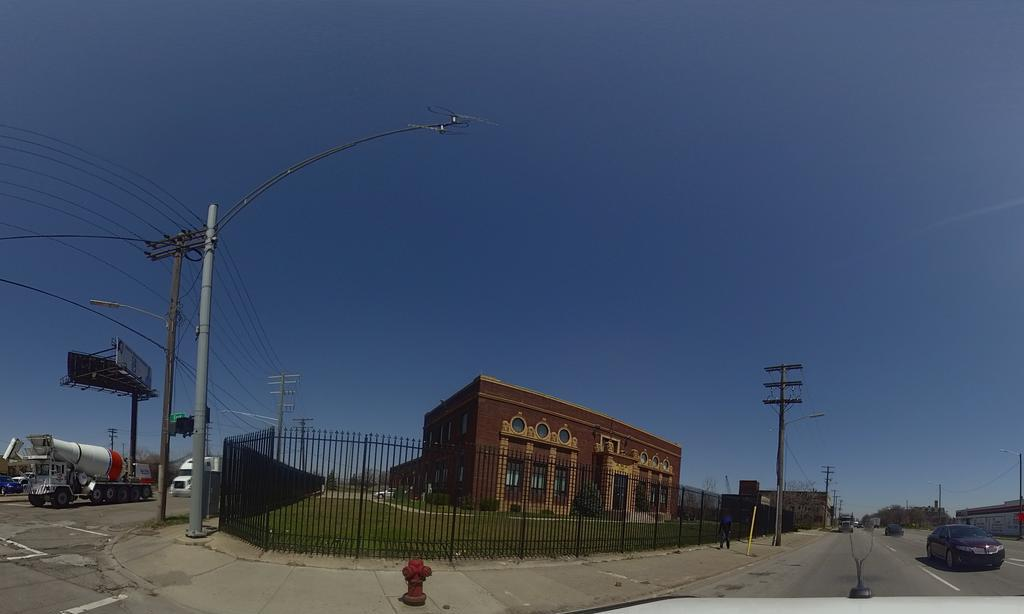
#> input picture api/preprocessed-images-step-two/0_crop_test1.jpg, 1024 x 614 px; its folder holds only this picture in this run
$ python image_block_creator.py
#> lines starting #> are read from the running program, lines starting #| are printed output that depends on the picture
from PIL import Image
import os

input_directory = 'preprocessed-images-step-two'
output_directory = 'image-blocks'

for fh in os.listdir(input_directory):
  key = 0
  if fh != '.DS_Store':
    img = Image.open(os.path.join(input_directory, fh))
#> img is the input picture: PIL image 1024x614 RGB; mean R, G, B 65.8, 79.4, 102.4
    width, height = img.size
#> width = 1024; height = 614
    iwidth = int(width/2)
#> iwidth = 512
    iheight = int(height/2)
#> iheight = 307
    for i in range(0, height, iheight):
      for j in range(0, width, iwidth):
        box = (j, i, j+iwidth, i+iheight)
        cropped_img = img.crop(box)
        cropped_img.save(os.path.join(output_directory,"cropof_{}_{}_{}.jpg".format(fh,i,j)))
#> this loop made 2 passes
#> pass 1, `cropped_img.save(os.path.join(output_directory,"cropof_{}_{}_{}.jpg".f..`:
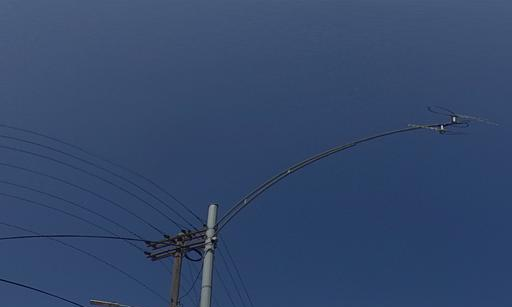
#> saved as cropof_0_crop_test1.jpg_0_0.jpg: PIL image 512x307 RGB; mean R, G, B 51.7, 71.8, 106.6
#> pass 1, `cropped_img.save(os.path.join(output_directory,"cropof_{}_{}_{}.jpg".f..`:
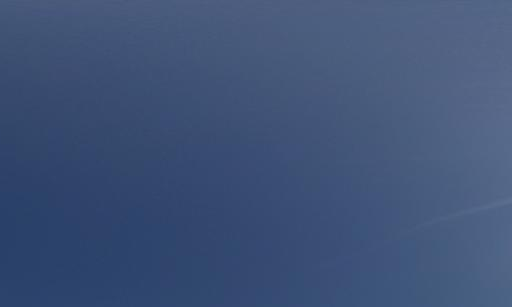
#> saved as cropof_0_crop_test1.jpg_0_512.jpg: PIL image 512x307 RGB; mean R, G, B 63.2, 82.6, 119
#> pass 2, `cropped_img.save(os.path.join(output_directory,"cropof_{}_{}_{}.jpg".f..`:
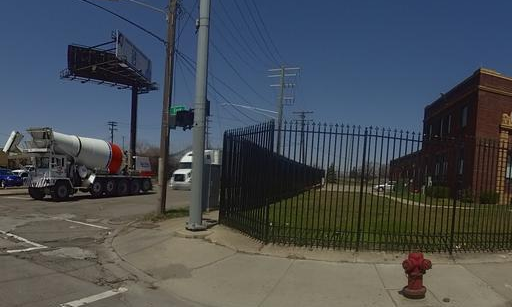
#> saved as cropof_0_crop_test1.jpg_307_0.jpg: PIL image 512x307 RGB; mean R, G, B 72, 78, 84.7
#> pass 2, `cropped_img.save(os.path.join(output_directory,"cropof_{}_{}_{}.jpg".f..`:
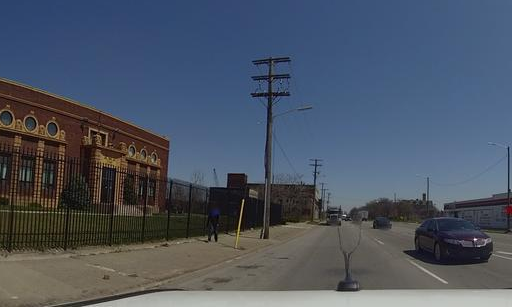
#> saved as cropof_0_crop_test1.jpg_307_512.jpg: PIL image 512x307 RGB; mean R, G, B 76.3, 85.2, 99.4

$ run again, on api/preprocessed-images-step-two/0_crop_test4.jpg
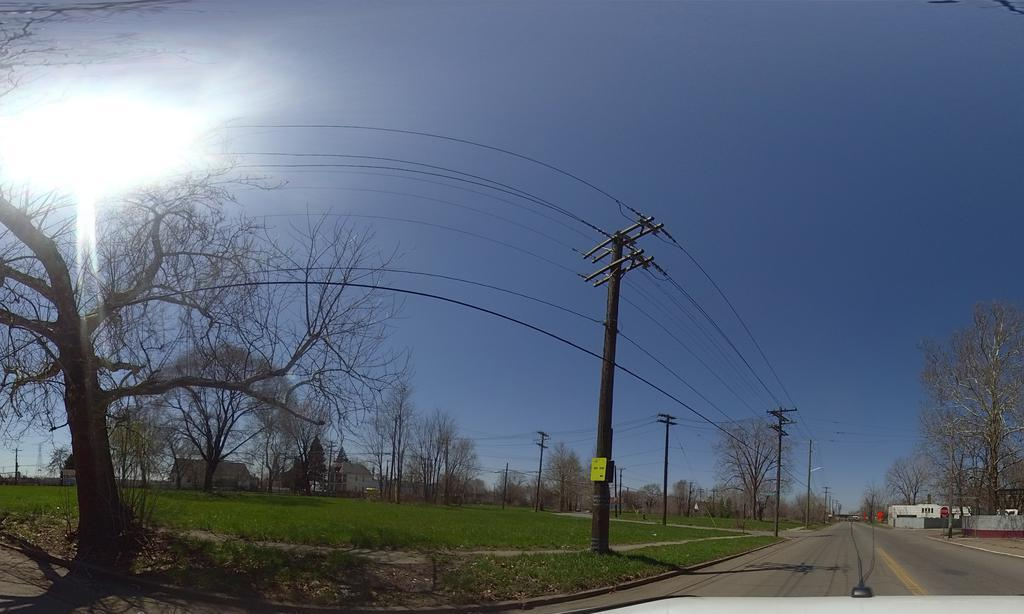
#> input picture api/preprocessed-images-step-two/0_crop_test4.jpg, 1024 x 614 px
#> img is the input picture: PIL image 1024x614 RGB; mean R, G, B 90.6, 102.2, 120.6
#> the loop `for i in range(0, height, iheight):` made 2 passes
#> pass 1, `cropped_img.save(os.path.join(output_directory,"cropof_{}_{}_{}.jpg".f..`:
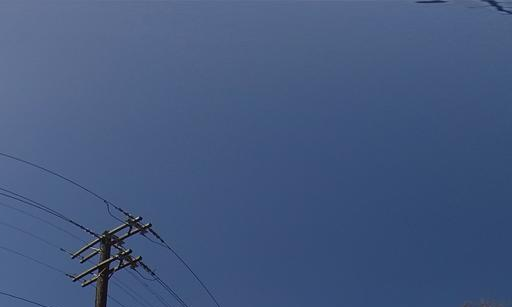
#> saved as cropof_0_crop_test4.jpg_0_512.jpg: PIL image 512x307 RGB; mean R, G, B 68.7, 88.8, 127.1
#> pass 2, `cropped_img.save(os.path.join(output_directory,"cropof_{}_{}_{}.jpg".f..`:
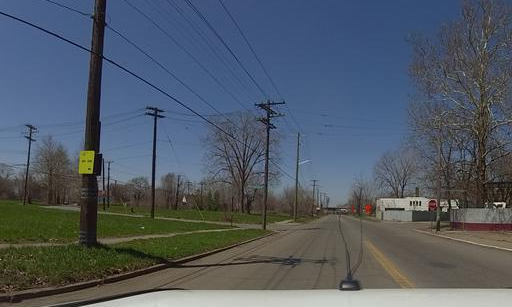
#> saved as cropof_0_crop_test4.jpg_307_512.jpg: PIL image 512x307 RGB; mean R, G, B 81.2, 90.4, 101.2

$ run again, on api/preprocessed-images-step-two/0_crop_test5.jpg
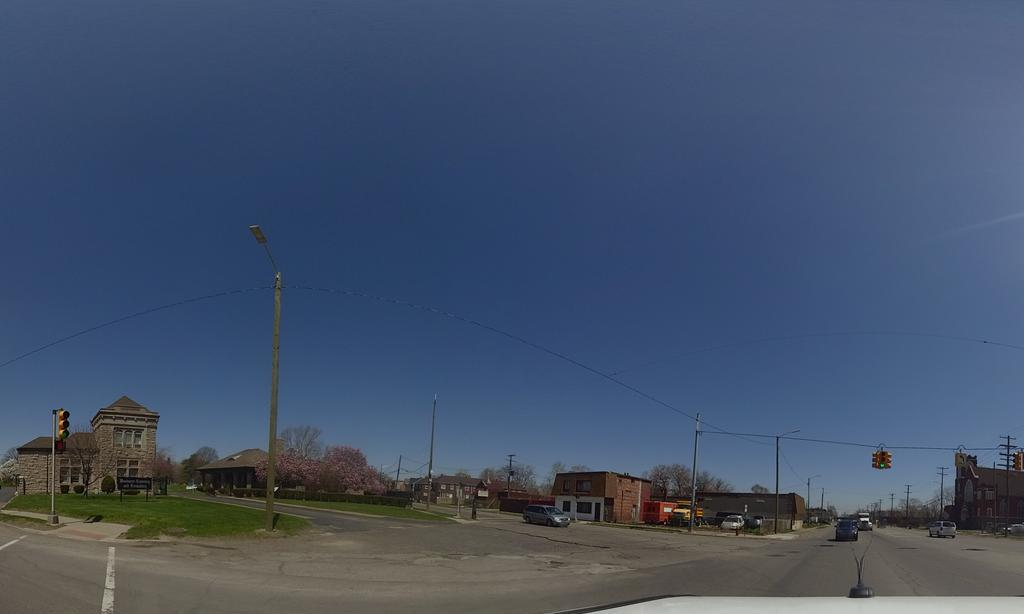
#> input picture api/preprocessed-images-step-two/0_crop_test5.jpg, 1024 x 614 px
#> img is the input picture: PIL image 1024x614 RGB; mean R, G, B 67.8, 82.7, 107.1
#> the loop `for i in range(0, height, iheight):` made 2 passes
#> pass 1, `cropped_img.save(os.path.join(output_directory,"cropof_{}_{}_{}.jpg".f..`:
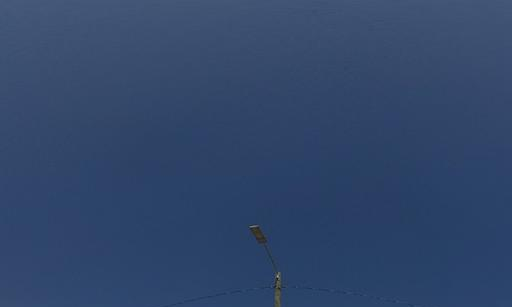
#> saved as cropof_0_crop_test5.jpg_0_0.jpg: PIL image 512x307 RGB; mean R, G, B 49.3, 70.4, 106.2
#> pass 2, `cropped_img.save(os.path.join(output_directory,"cropof_{}_{}_{}.jpg".f..`:
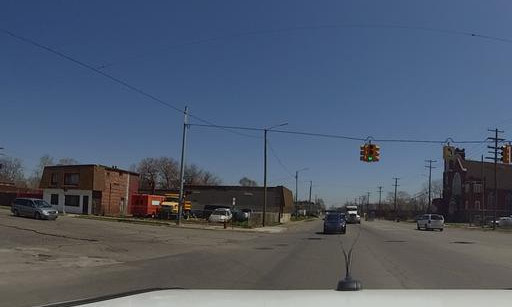
#> saved as cropof_0_crop_test5.jpg_307_512.jpg: PIL image 512x307 RGB; mean R, G, B 79.6, 90.9, 108.9

$ run again, on api/preprocessed-images-step-two/0_crop_test10.jpg
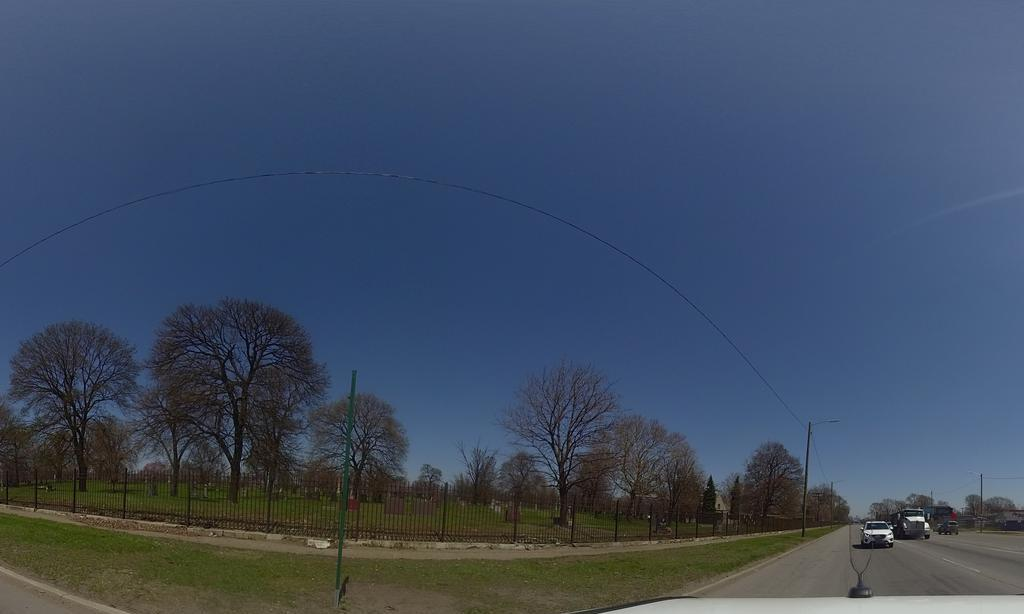
#> input picture api/preprocessed-images-step-two/0_crop_test10.jpg, 1024 x 614 px
#> img is the input picture: PIL image 1024x614 RGB; mean R, G, B 63.7, 77.5, 99.4
#> the loop `for i in range(0, height, iheight):` made 2 passes
#> pass 2, `cropped_img.save(os.path.join(output_directory,"cropof_{}_{}_{}.jpg".f..`:
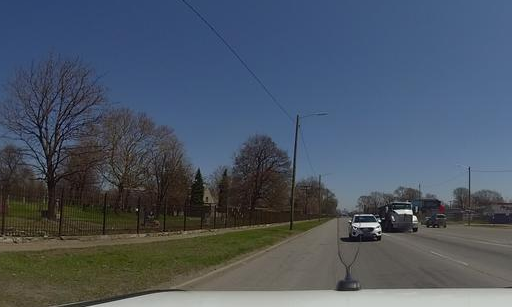
#> saved as cropof_0_crop_test10.jpg_307_512.jpg: PIL image 512x307 RGB; mean R, G, B 75.3, 85.8, 99.7
